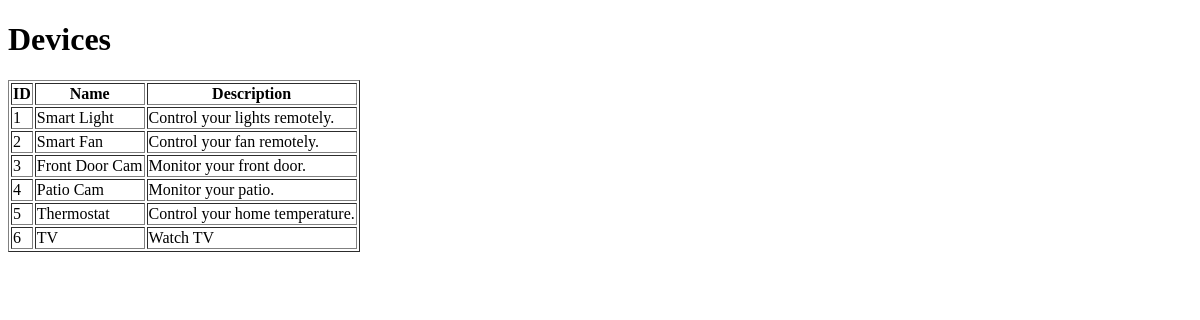
/devices, run on an earlier commit of the app's database.
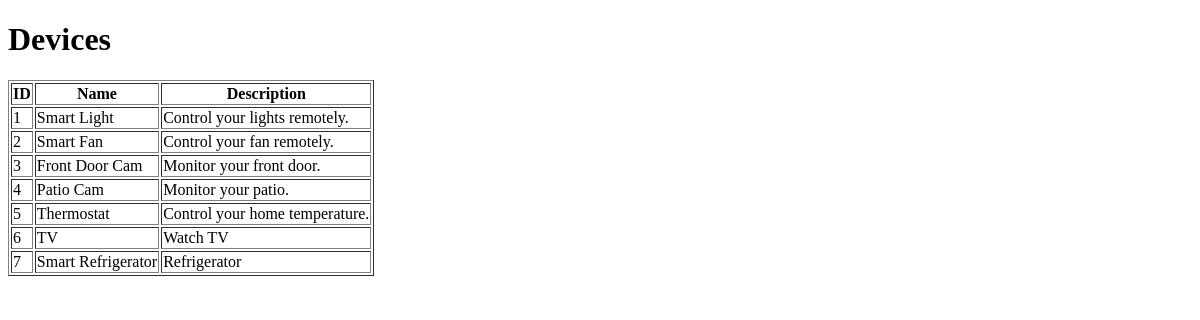
And on a later commit of the database.
### tables this page shows
CREATE TABLE devices (
                        id INTEGER PRIMARY KEY AUTOINCREMENT,
                        name TEXT NOT NULL,
                        description TEXT NOT NULL);

### app.py (the view)
@app.route('/devices')
def view_devices():
    devices = database.get_all_devices()
    return render_template('devices.html', devices=devices)

### database.py (called while the page is built)
def get_connection():
    return sqlite3.connect('iot_devices.db')

def get_all_devices():
    conn = get_connection()
    cursor = conn.cursor()
    cursor.execute('SELECT * FROM devices')
    devices = cursor.fetchall()
    conn.close()
    return devices

### templates/devices.html (shortened to what this page needs)
<!DOCTYPE html>
<html lang="en">
<head>
</head>
<body>
    <h1>Devices</h1>
    <table border="1">
        <tr>
            <th>ID</th>
            <th>Name</th>
            <th>Description</th>
        </tr>
        {% for device in devices %}
        <tr>
            <td>{{ device[0] }}</td>
            <td>{{ device[1] }}</td>
            <td>{{ device[2] }}</td>
        </tr>
        {% endfor %}
    </table>
</body>
</html>

What changed in the data, as far as the page shows it:
added devices: id "7", name "Smart Refrigerator", description "Refrigerator"
